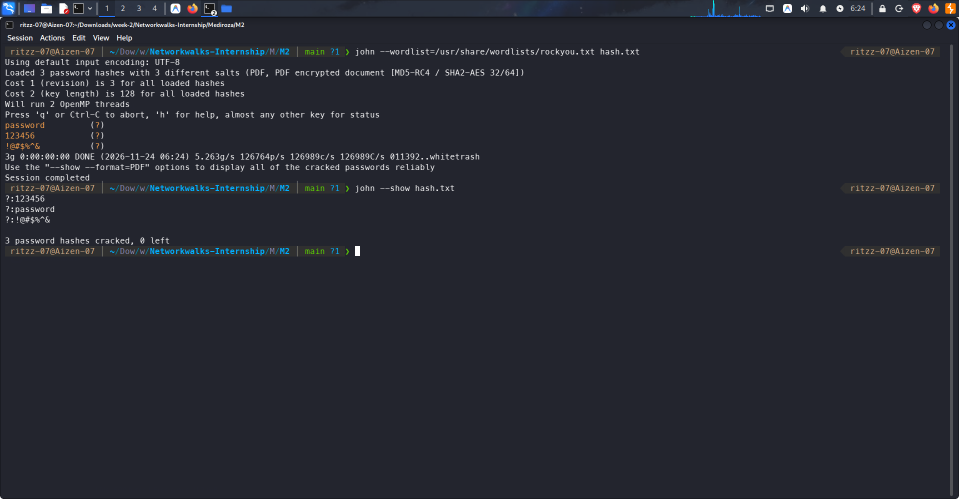
#> input picture week4/Screenshots/password cracking.png, 1918 x 998 px (shown at 1/2 size); the run also reads 1 picture not shown here
$ python sanitize_images.py
#> lines starting #> are read from the running program, lines starting #| are printed output that depends on the picture
#!/usr/bin/env python3
"""
Sanitizes and redacts sensitive PII (National IDs, patient personal details,
cleartext passwords, phone numbers, emails) in screenshots copied for the
M4 penetration testing report. Original evidence files are preserved untouched.
"""

import os
import shutil
from PIL import Image, ImageDraw

SRC_DIR = os.path.abspath(os.path.join(os.path.dirname(__file__), ".."))
DEST_DIR = os.path.join(SRC_DIR, "M4_Report", "images")
os.makedirs(DEST_DIR, exist_ok=True)

def sanitize_m1_images():
    # M1-01: Login bypass
    src = os.path.join(SRC_DIR, "M1", "login bypass.png")
    dst = os.path.join(DEST_DIR, "M1-01_login_bypass.png")
    shutil.copy2(src, dst)
    print(f"Copied {src} -> {dst}")

    # M1-02: Proof of bypass (portal)
    src = os.path.join(SRC_DIR, "M1", "proof of bypass.png")
    dst = os.path.join(DEST_DIR, "M1-02_proof_of_bypass.png")
    shutil.copy2(src, dst)
    print(f"Copied {src} -> {dst}")

def sanitize_password_cracking():
    src = os.path.join(SRC_DIR, "Screenshots", "password cracking.png")
    dst = os.path.join(DEST_DIR, "M2-02_password_cracking.png")
    im = Image.open(src)
#> im is the input picture: PIL image 1918x998 RGB; mean R, G, B 38.4, 40.8, 49.6
    draw = ImageDraw.Draw(im)

    # Redact first cracked list: y in [235, 305], x in [5, 125]
    draw.rectangle([5, 235, 125, 305], fill=(30, 30, 46), outline=(235, 111, 146))
    draw.text((12, 260), "[REDACTED - PASSWORDS]", fill=(235, 111, 146))

    # Redact second show list: y in [365, 448], x in [10, 135]
    draw.rectangle([10, 365, 135, 448], fill=(30, 30, 46), outline=(235, 111, 146))
    draw.text((18, 400), "[REDACTED]", fill=(235, 111, 146))

    im.save(dst)
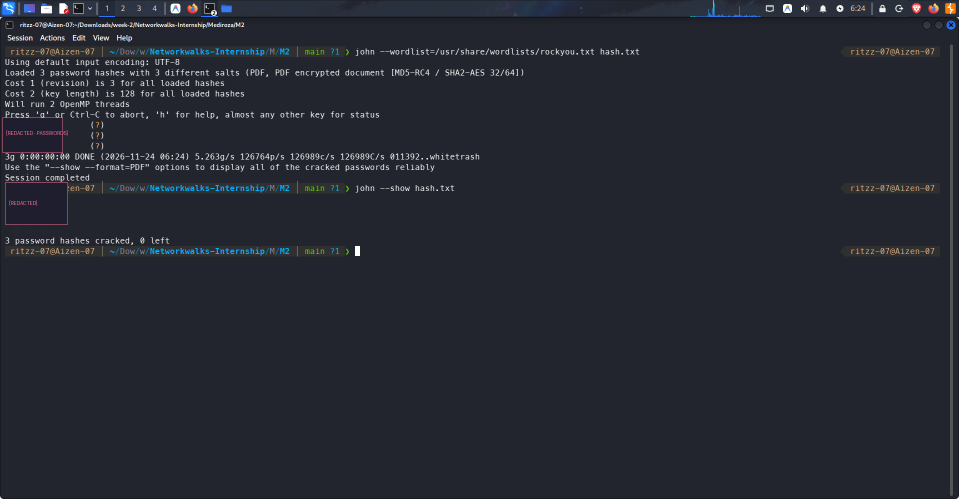
#> saved as M2-02_password_cracking.png: PIL image 1918x998 RGB (shown at 1/2 size); mean R, G, B 38.3, 40.6, 49.5
    print(f"Sanitized {src} -> {dst}")

def sanitize_patient_reports():
    # Patient 1
    src1 = os.path.join(SRC_DIR, "Screenshots", "patient1.png")
    dst1 = os.path.join(DEST_DIR, "M2-03_patient1.png")
    im1 = Image.open(src1)
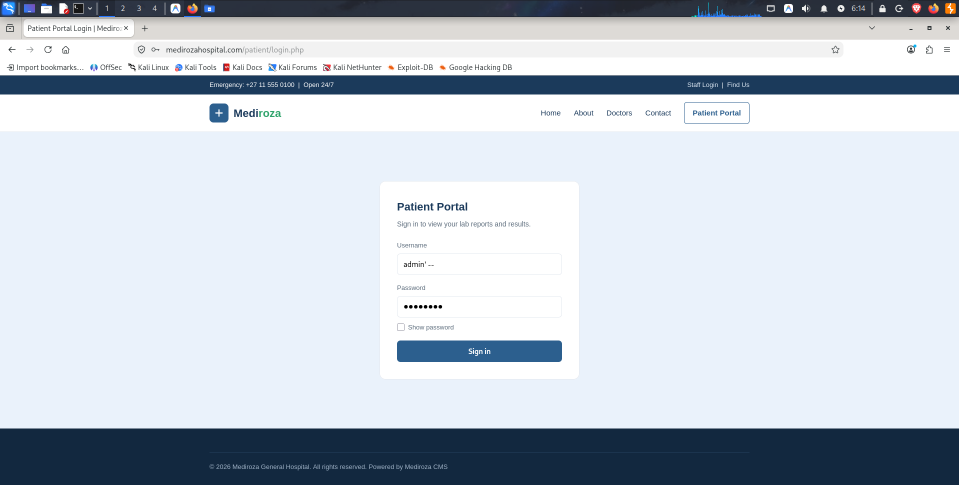
#> input picture week4/M1/login bypass.png, 1918 x 998 px, given in place of patient1.png, which was not available (shown at 1/2 size)
#> im1 is the input picture: PIL image 1918x998 RGB; mean R, G, B 197.1, 205.4, 214.6
    draw1 = ImageDraw.Draw(im1)
    # Redact name, patient ID, DOB
    draw1.rectangle([830, 350, 1030, 422], fill=(230, 235, 245), outline=(180, 50, 50), width=2)
    draw1.text((840, 375), "[REDACTED PATIENT PII]", fill=(180, 50, 50))
    im1.save(dst1)
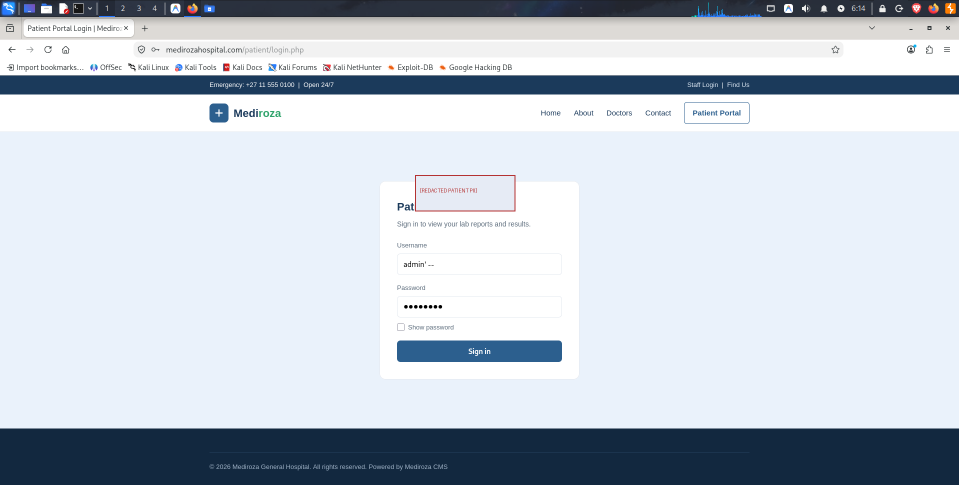
#> saved as M2-03_patient1.png: PIL image 1918x998 RGB (shown at 1/2 size); mean R, G, B 197, 205.2, 214.5
    print(f"Sanitized {src1} -> {dst1}")

    # Patient 2 (125% zoom)
    src2 = os.path.join(SRC_DIR, "Screenshots", "patient2.png")
    dst2 = os.path.join(DEST_DIR, "M2-04_patient2.png")
    im2 = Image.open(src2)
    draw2 = ImageDraw.Draw(im2)
    # Redact name, patient ID, DOB
    draw2.rectangle([775, 390, 1030, 475], fill=(230, 235, 245), outline=(180, 50, 50), width=2)
    draw2.text((790, 420), "[REDACTED PATIENT PII]", fill=(180, 50, 50))
    im2.save(dst2)
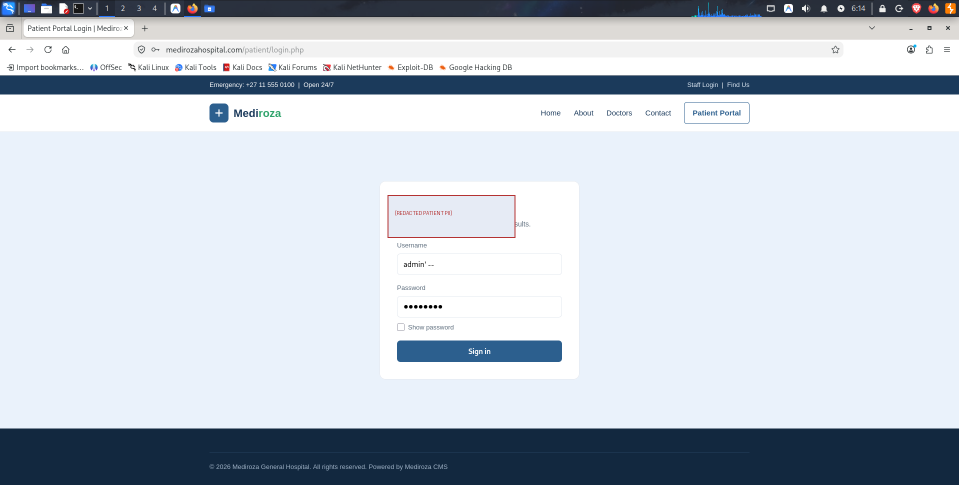
#> saved as M2-04_patient2.png: PIL image 1918x998 RGB (shown at 1/2 size); mean R, G, B 196.9, 205.2, 214.5
    print(f"Sanitized {src2} -> {dst2}")

    # Patient 3
    src3 = os.path.join(SRC_DIR, "Screenshots", "patient3.png")
    dst3 = os.path.join(DEST_DIR, "M2-05_patient3.png")
    im3 = Image.open(src3)
    draw3 = ImageDraw.Draw(im3)
    # Redact name, patient ID, DOB
    draw3.rectangle([830, 350, 1030, 422], fill=(230, 235, 245), outline=(180, 50, 50), width=2)
    draw3.text((840, 375), "[REDACTED PATIENT PII]", fill=(180, 50, 50))
    im3.save(dst3)
    print(f"Sanitized {src3} -> {dst3}")

def sanitize_exposed_db():
    src = os.path.join(SRC_DIR, "Screenshots", "exposed db.png")
    dst = os.path.join(DEST_DIR, "M3-01_exposed_db.png")
#> (the run stopped early here; a loop or call above may not have finished)
